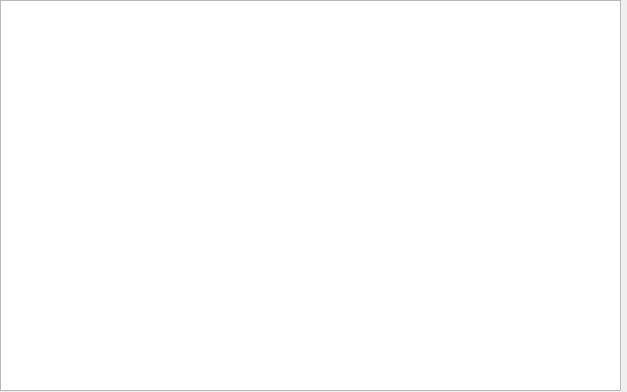
<?xml version="1.0" encoding="UTF-8"?>
<ui version="4.0">
 <class>Action</class>
 <widget class="QWidget" name="Action">
  <property name="geometry">
   <rect>
    <x>0</x>
    <y>0</y>
    <width>627</width>
    <height>392</height>
   </rect>
  </property>
  <property name="windowTitle">
   <string/>
  </property>
  <widget class="QWidget" name="verticalLayoutWidget">
   <property name="geometry">
    <rect>
     <x>0</x>
     <y>0</y>
     <width>621</width>
     <height>391</height>
    </rect>
   </property>
   <layout class="QVBoxLayout" name="verticalLayout">
    <property name="sizeConstraint">
     <enum>QLayout::SetDefaultConstraint</enum>
    </property>
    <item>
     <widget class="QTextEdit" name="textEdit_data"/>
    </item>
   </layout>
  </widget>
 </widget>
 <resources/>
 <connections/>
</ui>
